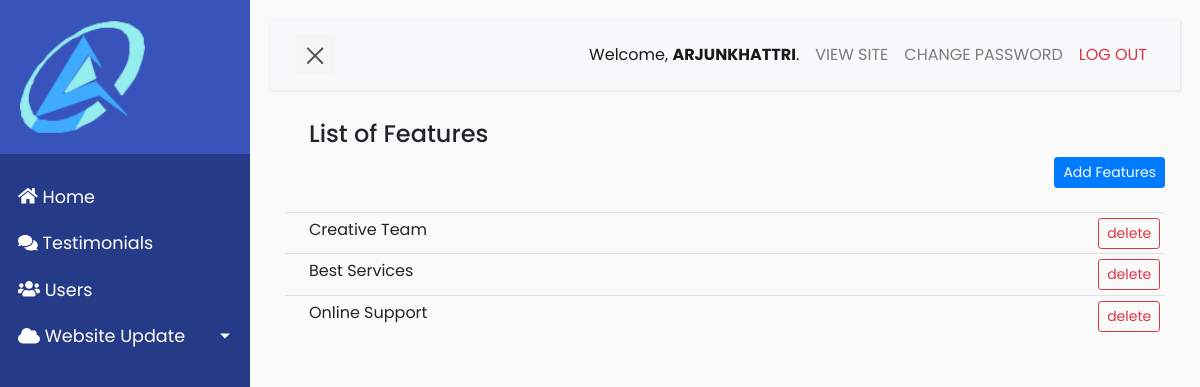
The page /features/ (signed in) on the database its author committed.
### constructionapp/models.py (models this page shows, shortened)
class Features(models.Model):
    title = models.CharField(max_length=254, null=False, blank=False, default='')
    description = RichTextUploadingField(blank=True, null=True)
    image = models.ImageField(upload_to='media/features')

### constructionapp/views.py (the view)
# urls.py: path('features/', views.features_list, name = 'features_list'),
@login_required
def features_list(request):
    feature = Features.objects.all()
    context = {'feature':feature}
    return render(request, 'page/features/list.html', context)

### constructionapp/templates/page/features/list.html (shortened to what this page needs)
{% extends  'base.html' %}
{% load static %}
{% block content %}
<div class="container">
    <div class="row">
        <div class="col-xs-12 col-sm-12 col-md-12 col-xl-12">
            <h4 class="ml-4 mb-2">List of Features</h4>
        </div>
        <div class="col-xs-12 col-sm-12 col-md-12 col-xl-12 text-right">
            <a href="{% url 'create_features' %}" class="btn btn-primary btn-sm btn-add">Add
            Features</a>
        </div>
    </div>
    <div class="row">
        <div class="col-xs-12 col-sm-12 col-md-12 col-xl-12 mt-4">
                <table class="table table-sm table-hover">
                    <tbody>
                        {% if feature %}
                            {% for f in feature %}
                                <tr>
                                    <td class="text-capitalize pl-4">
                                        <a href="{%  url 'feature_detail' f.title %}">{{f.title}}</a>
                                         <a href="{%  url 'features_delete' f.id %}">
                                            <button type="button" class="btn btn-sm btn-outline-danger" style="float: right;"> delete</button>
                                        </a>
                                    </td>
                                </tr>
                            {% endfor %}
                        {% else %}
                            <tr>
                                <td class="text-center pt-5">No Features found!</td>
                            </tr>
                        {% endif %}
                    </tbody>
                </table>
        </div>
    </div>
</div>
{% endblock content %}

### constructionapp/templates/base.html (shortened to what this page needs)
{% load static %}
<!DOCTYPE html>
<html>
<head>
    <link
        rel="stylesheet"
        href="https://stackpath.bootstrapcdn.com/bootstrap/4.1.0/css/bootstrap.min.css"
>
    <link
        rel="stylesheet" href="{% static 'css/base.css' %}">
    <link
        rel="stylesheet"
        href="https://use.fontawesome.com/releases/v5.2.0/css/all.css"
>
</head>
<body>
    <div class="wrapper">
        <nav id="sidebar">
            <div class="sidebar-header">
                <a href="https://eliteconsultancy.netlify.app/">
                    <img src="{% static 'images/logo.png' %}" alt="NGT Logo" class="img-responsive" style="width:60%;height: auto;">
                </a>
            </div>
            <ul class="list-unstyled components ml-2">
                <li class="active">
                    <a href="{% url 'dashboard' %}">
                        <i class="fa fa-home" aria-hidden="true"></i>
                        Home
                    </a>
                </li>
                <li>
                    <a href="{% url 'testimonials_list' %}">
                        <i class="fa fa-comments" aria-hidden="true"></i>
                        Testimonials
                    </a>
                </li>
                <li>
                    <a href="{% url 'list_admins' %}">
                        <i class="fa fa-users" aria-hidden="true"></i>
                        Users
                    </a>
                </li>
                <li >
                    <a href="#uiSubmenu" data-toggle="collapse" aria-expanded="false" class="dropdown-toggle">
                        <i class="fa fa-cloud" aria-hidden="true"></i>
                        Website Update
                    </a>
                </li>
        </nav>
        <div id="content">
            <nav class="navbar navbar-expand-lg navbar-light bg-light">
                <div class="container-fluid">
                    <button type="button" id="sidebarCollapse" class="navbar-btn">
                        <span></span>
                    </button>
                    <div class="collapse navbar-collapse" id="navbarSupportedContent">
                        <ul class="nav navbar-nav ml-auto">
                            <li class="nav-item active">
                                <div class="nav-link text-capitalize" >Welcome, <span class="text-uppercase font-weight-bold">{{user.get_username}}</span>. </div>
                            </li>
                            <li class="nav-item">
                                <a href="https://eliteconsultancy.netlify.app/" target="_blank" class="text-uppercase nav-link">View Site</a>
                            </li>
                            <li class="nav-item">
                                <a href="{% url 'change_admin_pw' %}" class="nav-link text-uppercase">Change Password</a>
                            </li>
                            <li class="nav-item">
                                <a href="{% url 'admin_logout' %}" class="text-uppercase nav-link text-danger">Log out</a>
                            </li>
                        </ul>
                    </div>
                </div>
            </nav>
            {% block content %}
            {% endblock content %}
    </div>
</body>
</html>

### static/css/base.css (style rules this page uses)
body { font-family: 'Poppins', sans-serif; background: #fafafa; }
a, a:hover, a:focus { color: inherit; text-decoration: none; transition: all 0.3s; }
.navbar { padding: 15px 10px; background: #fff; border: none; border-radius: 0; margin-bottom: 30px; box-shadow: 1px 1px 3px rgba(0, 0, 0, 0.1); }
.navbar-btn { box-shadow: none; outline: none !important; border: none; }
.wrapper { display: flex; width: 100%; align-items: stretch; perspective: 1500px; }
#sidebar { min-width: 250px; max-width: 250px; background: #263b88; color: #fff; transition: all 0.6s cubic-bezier(0.945, 0.020, 0.270, 0.665); transform-origin: bottom left; }
#sidebar .sidebar-header { padding: 20px; background: #3854bb; }
#sidebar ul.components { padding: 20px 0; }
#sidebar ul li a { padding: 10px; font-size: 1.1em; display: block; }
#sidebar ul li.active > a, a[aria-expanded="true"] { color: #fff; background: #263b88; }
a[data-toggle="collapse"] { position: relative; }
.dropdown-toggle::after { display: block; position: absolute; top: 50%; right: 20px; transform: translateY(-50%); }
#content { width: 100%; padding: 20px; min-height: 100vh; transition: all 0.3s; }
#sidebarCollapse { width: 40px; height: 40px; background: #f5f5f5; cursor: pointer; }
#sidebarCollapse span { width: 80%; height: 2px; margin: 0 auto; display: block; background: #555; transition: all 0.8s cubic-bezier(0.810, -0.330, 0.345, 1.375); transition-delay: 0.2s; }
#sidebarCollapse span:last-of-type { transform: rotate(-45deg) translate(1px, -1px); }

### rows shown on the page
Features: title "Creative Team"
Features: title "Best Services"
Features: title "Online Support"

### other values the page prints
{{ user.get_username }} "ARJUNKHATTRI"
